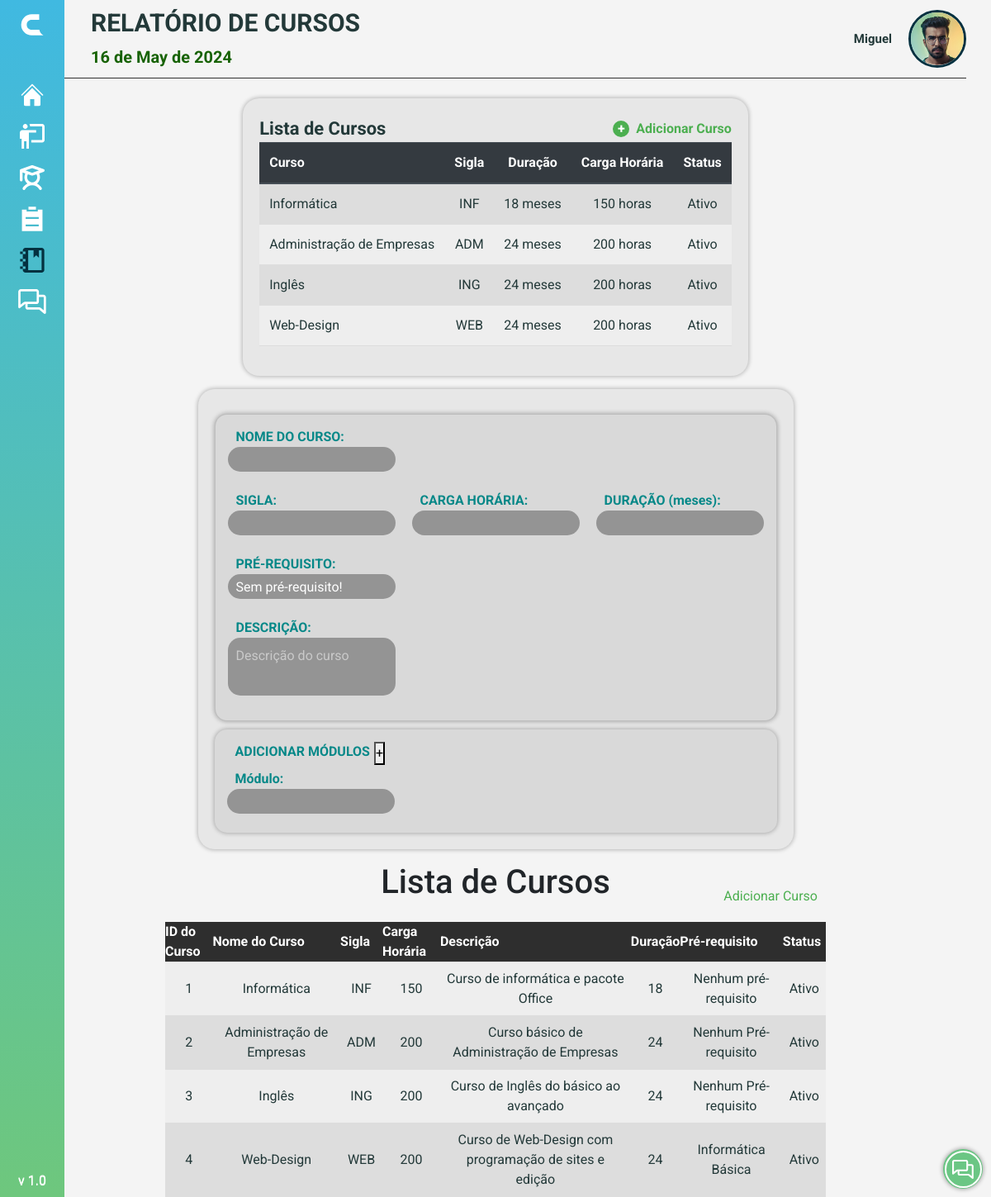
/PAGES/s_curso_consulta.php (signed in), run on the app's committed database.
### tables this page shows
CREATE TABLE Curso (
  Curso_id INT NOT NULL AUTO_INCREMENT,
  Curso_Nome VARCHAR(100) NOT NULL,
  Curso_Sigla CHAR(3) NOT NULL,
  Curso_Carga_horaria INT(10) NOT NULL,
  Curso_Desc VARCHAR(500) NOT NULL,
  Curso_Duracao INT NOT NULL,
  Curso_PreRequisito VARCHAR(500) NOT NULL,
  Curso_Registro DATETIME NOT NULL DEFAULT CURRENT_TIMESTAMP,
  Curso_Status CHAR(1) DEFAULT 1,
  PRIMARY KEY (Curso_id)
);

### PHP/data.php (called while the page is built, shortened)
<?php
$data = date('Y-m-d');
$numeroDia = date('d', strtotime($data));
$nomeMes = strftime('%B', strtotime($data));
$ano = date('Y', strtotime($data));
$nomeMes = utf8_encode($nomeMes);
$date = $numeroDia . ' de ' . $nomeMes . ' de ' . $ano;
?>

### PAGES/s_curso_consulta.php (the view, shortened to what this page needs)
<!DOCTYPE html>
<html lang="pt-BR">
<head>
    <link rel="stylesheet" href="https://cdnjs.cloudflare.com/ajax/libs/font-awesome/6.3.0/css/all.min.css"
 />
    <link href='https://unpkg.com/boxicons@2.0.7/css/boxicons.min.css' rel='stylesheet'>
    <link rel="stylesheet" href="https://cdn.jsdelivr.net/npm/bootstrap@4.6.2/dist/css/bootstrap.min.css"
>
    <link rel="stylesheet" href="../PHP/sidebar/menu.css">
    <link rel="stylesheet" href="../STYLE/botao.css" />
    <link rel="stylesheet" href="../STYLE/data.css">
    <link rel="stylesheet" href="../STYLE/style_home.css">
    <link rel="stylesheet" href="../STYLE/cadastro.css">
</head>
<body>
    <?php include ('../PHP/data.php'); ?>
    <?php include ('../PHP/sidebar/menu.php'); ?>
    <?php include ('../PHP/redes.php'); ?>
    <?php include ('../PHP/dropdown.php'); ?>
    <header>
        <div class="title">
            <div class="nomedata closed">
                <h1>RELATÓRIO DE CURSOS</h1>
                <div class="php">
                    <?php echo $date; ?>
                </div>
            </div>
            <div class="user">
                <?php echo $dropdown; ?>
            </div>
        </div>
        <hr>
    </header>
    <div>
        <?php echo $sidebarHTML; ?>
    </div>
    <main class="row">
        <div class="card principal">
            <div class="row justify-content-between teste">
                <p class="card-title">Lista de Cursos</p>
                <a href="s_curso_cad.php" class="row d-flex align-items-center teste">
                    <button class="adicionar" type="button">+</button>
                    <p>Adicionar Curso</p>
                </a>
            </div>
            <div class="table-responsive">
                <table class="table table-hover">
                    <thead class="thead-dark">
                        <tr>
                            <th>Curso</th>
                            <th class="text-center">Sigla</th>
                            <th class="text-center">Duração</th>
                            <th class="text-center">Carga Horária</th>
                            <th class="text-center">Status</th>
                        </tr>
                    </thead>
                    <tbody>
                        <?php
                        $sql = "SELECT * FROM curso";
                        $resultado = $conn->query($sql);
                        if ($resultado && $resultado->num_rows > 0) {
                            while ($row = $resultado->fetch_assoc()) {
                                ?>
                                <tr data-id='"<?php $row['$curso_id']; ?>"'>
                                    <td class="text-left" onclick='mostrarDetalhes(this)'><?php echo $row['Curso_Nome']; ?></td>
                                    <td><?php echo $row['Curso_Sigla']; ?></td>
                                    <td><?php echo $row['Curso_Duracao']; ?> meses</td>
                                    <td><?php echo $row['Curso_Carga_horaria']; ?> horas</td>
                                    <td><?php echo ($row['Curso_Status'] == 1 ? "Ativo" : "Inativo"); ?></td>
                                </tr>
                                <?php
                            }
                        } else {
                            echo "<tr><td colspan='2'>Nenhum curso encontrado.</td></tr>";
                        }
                        ?>
                    </tbody>
                </table>
            </div>
        </div>
        <div class="card principal">
            <div class="card info">
                <div class="dados">
                    <div class="linha">
                        <label for="nome">
                            <p>NOME DO CURSO:</p>
                            <input type="text" id="nome" name="nome" required>
                        </label>
                    </div>
                    <div class="linha">
                        <label for="sigla">
                            <p>SIGLA:</p>
                            <input type="text" id="sigla" name="sigla" maxlength="3" required>
                        </label>
                        <label for="carga_horaria">
                            <p>CARGA HORÁRIA:</p>
                            <input type="number" id="carga_horaria" name="carga_horaria"
                                oninput="limitarValor(this,400)" required>
                        </label>
                        <label for="duracao">
                            <p>DURAÇÃO (meses):</p>
                            <input type="number" id="duracao" name="duracao" min="0" oninput="limitarValor(this,36)"
                                required>
                        </label>
                    </div>
                    <div class="linha">
                        <label for="pre_requisito">
                            <p>PRÉ-REQUISITO:</p>
                            <input id="pre_requisito" name="pre_requisito" rows="4" cols="50"
                                value="Sem pré-requisito!"></input>
                        </label>
                    </div>
                    <div>
                        <label for="descricao" class="obs_aluno">
                            <p>DESCRIÇÃO:</p>
                            <textarea id="descricao" name="descricao" placeholder="Descrição do curso" required
                                style="width: 100%;"></textarea>
                        </label>
                    </div>
                </div>
            </div>
            <div class="info">
                <div class="dados" style="width: 100%; gap: 5px;">
                    <div class="linha" style="gap:5px;">
                        <p>ADICIONAR MÓDULOS</p>
                        <button class="adicionarModulo" type="button" onclick="adicionarCampoModulo()">+</button>
                    </div>
                    <div class="modulo" id="camposModulos">
                        <div class="campoModulo">
                            <label for="modulo">
                                <p>Módulo:</p>
                                <input type="text" name="modulos[]" required>
                            </label>
                        </div>
                    </div>
                </div>
            </div>
        </div>
        <div class="top">
            <h1>Lista de Cursos</h1>
            <a href="s_curso_cad.php"><img src="../ICON/sinal-mais.svg" alt="">Adicionar Curso</a>
        </div>
        <table>
            <tr class="titulos">
                <th>ID do Curso</th>
                <th>Nome do Curso</th>
                <th>Sigla</th>
                <th>Carga Horária</th>
                <th>Descrição</th>
                <th>Duração</th>
                <th>Pré-requisito</th>
                <th>Status</th>
            </tr>
            <?php
            $servername = "localhost";
            $username = "root";
            $password = "";
            $dbname = "CLAU";
            $conn = new mysqli($servername, $username, $password, $dbname);
            $sql = "SELECT Curso_id, Curso_Nome, Curso_Sigla, Curso_Carga_horaria, Curso_Desc, Curso_Duracao, Curso_PreRequisito, Curso_Status FROM curso";
            $result = mysqli_query($conn, $sql);
            while ($row = mysqli_fetch_assoc($result)) {
                echo "<tr onclick=\"window.location='s_curso_detalhes.php?id={$row['Curso_id']}';\">";
                echo "<td>{$row['Curso_id']}</td>";
                echo "<td>{$row['Curso_Nome']}</td>";
                echo "<td>{$row['Curso_Sigla']}</td>";
                echo "<td>{$row['Curso_Carga_horaria']}</td>";
                echo "<td>{$row['Curso_Desc']}</td>";
                echo "<td>{$row['Curso_Duracao']}</td>";
                echo "<td>{$row['Curso_PreRequisito']}</td>";
                echo "<td>" . ($row['Curso_Status'] == 1 ? "Ativo" : "Inativo") . "</td>";
                echo "</tr>";
            }
            ?>
        </table>
    </main>
    <div class="buttons">
        <?php echo $redes; ?>
    </div>
</body>
</html>

### PHP/sidebar/menu.css (style rules this page uses)
* { margin: 0; padding: 0; box-sizing: border-box; }
hr { border:1px; margin:0; }

### STYLE/botao.css (style rules this page uses)
.buttons { position: fixed; z-index: 1; bottom: 0; right: 0; }

### STYLE/data.css (style rules this page uses)
.php { color: #176204; font-size: 20px; font-weight: bold; }

### STYLE/style_home.css (style rules this page uses)
* { margin: 0; padding: 0; box-sizing: border-box; font-family: 'Roboto', sans-serif; }
:root { --cor-primaria: #043140; --cor-secundaria: #176204; --cor-fundo: #F4F4F4; }
body { height: auto; display: flex; flex-direction: column; align-items: center; background-color: var(--cor-fundo); }
header { display: flex; width: 100%; flex-direction: column; justify-content: center; align-items: center; }
.nomedata { display: flex; flex-direction: column; margin-left: 250px; transition: margin-left 0.5s ease; }
.nomedata.closed { margin-left: 80px; }
.title { margin: 0; display: flex; justify-content: space-between; width: 100%; align-items: center; padding: 10px 30px; }
.title h1 { font-size: 30px; font-weight: bold; color: #233939; }
.user { display: flex; align-items: center; }
hr { background-color: #313131; width: 95%; height: 1px; }
main { width: 90%; height: 80%; align-items: center; display: flex; flex-wrap: wrap; max-width: 1000px; justify-content: center; margin: 7% 0; }

### STYLE/cadastro.css (style rules this page uses)
main { margin-top: 1%; }
.info, .endereco, .cursos { background-color: #D9D9D9; box-shadow: 0 0 5px 1px #00000040; border-radius: 15px; padding: 15px; margin-top: 10px; display: flex; gap: 20px; }
.info input, .endereco input { background-color: #949494; height: 30px; border-radius: 15px; border-width: 0; color: #fff; padding-inline: 10px; }
input::placeholder { color: #ffffff80; }
.dados, .cursos { display: flex; flex-direction: column; gap: 15px; }
.dados p, .cursos p { font-size: 16px; font-weight: bold; color: #068888; margin-left: 10px; position: relative; }
.linha { display: flex; flex-direction: row; gap: 20px; }
.obs_aluno textarea { width: 820px; height: 70px; resize: none; background-color: #949494; border-radius: 15px; border-width: 0; padding-left: 5px; color: #fff; padding: 10px; }
textarea::placeholder { color: #ffffff80; }

### PAGES/s_curso_consulta.php (style rules this page uses)
.top { position: relative; display: flex; width: 100%; justify-content: center; align-items: flex-end; }
.top a { text-decoration: none; color: #4CAF50; position: absolute; right: 11%; bottom: 3px; display: flex; transition: 0.2s ease-in-out; }
table { border-collapse: collapse; width: 80%; margin: 0 auto; border-radius: 15px; }
th { background-color: #f2f2f2; color: #000; }
tr:nth-child(even) { background-color: #eee; }
tr:nth-child(odd) { background-color: #ddd; }
td { padding: 8px; text-align: center; color: #233939 }
th, td { border-bottom: 1px solid #ddd; }
.titulos th { background-color: #2E2E2E; color: white; cursor: default; }
main { margin: 0; padding: 0; margin-top: 2%; gap: 1rem; }
.principal { background-color: #E7E7E7; border-radius: 1.25rem; border: none; box-shadow: 0 0 0.313rem 0.063rem #00000040; padding: 1.25rem; }
.card-title { font-size: 1.375em; font-weight: bold; color: #233939; margin: 0; }
p { margin: 0; }
.teste { margin: 0; }
.adicionar { border-radius: 50%; height: 1.25rem; width: 1.25rem; font-size: 1em; font-weight: bolder; display: flex; justify-content: center; align-items: center; background-color: #4CAF50; border: none; color: #FFFFFF; }
a p { color: #4CAF50; font-weight: bolder; margin-left: 0.5em; }

### data on the page
curso: Curso_Nome "Informática", Curso_Sigla "INF", Curso_Duracao "18", Curso_Carga_horaria "150", Curso_Status "Ativo", Curso_id "1", Curso_Desc "Curso de informática e pacote Office", Curso_PreRequisito "Nenhum pré-requisito"
curso: Curso_Nome "Administração de Empresas", Curso_Sigla "ADM", Curso_Duracao "24", Curso_Carga_horaria "200", Curso_Status "Ativo", Curso_id "2", Curso_Desc "Curso básico de Administração de Empresas", Curso_PreRequisito "Nenhum Pré-requisito"
curso: Curso_Nome "Inglês", Curso_Sigla "ING", Curso_Duracao "24", Curso_Carga_horaria "200", Curso_Status "Ativo", Curso_id "3", Curso_Desc "Curso de Inglês do básico ao avançado", Curso_PreRequisito "Nenhum Pré-requisito"
curso: Curso_Nome "Web-Design", Curso_Sigla "WEB", Curso_Duracao "24", Curso_Carga_horaria "200", Curso_Status "Ativo", Curso_id "4", Curso_Desc "Curso de Web-Design com programação de sites e edição", Curso_PreRequisito "Informática Básica"

### other printed values
$date "16 de May de 2024"
$Nome "Miguel"
